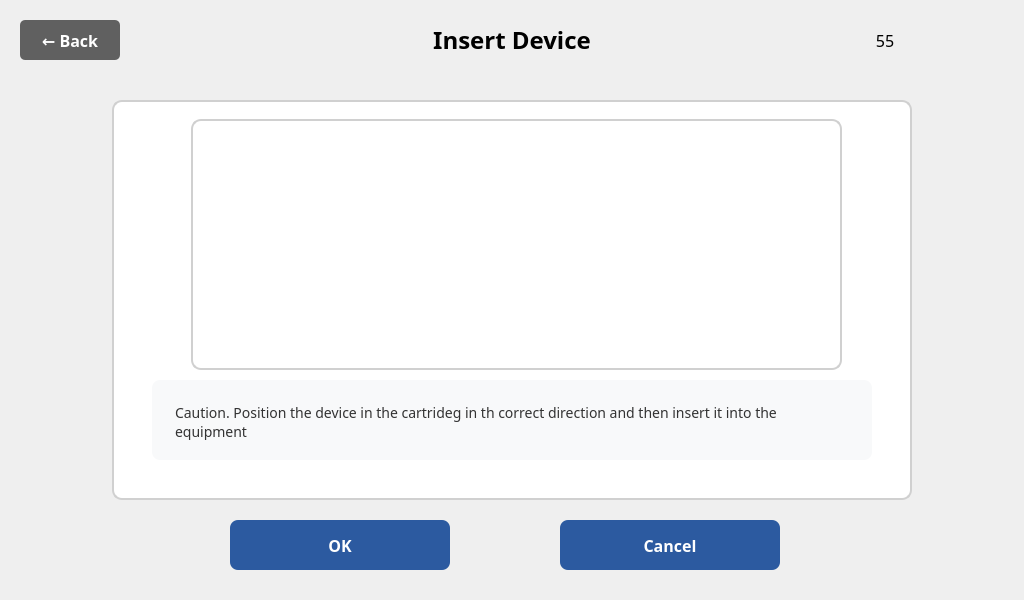
<?xml version="1.0" encoding="UTF-8"?>
<ui version="4.0">
 <class>CalibrationInsertDeviceView</class>
 <widget class="QMainWindow" name="CalibrationInsertDeviceView">
  <property name="geometry">
   <rect>
    <x>0</x>
    <y>0</y>
    <width>1024</width>
    <height>600</height>
   </rect>
  </property>
  <property name="windowTitle">
   <string>Calibration - Insert Device</string>
  </property>
  <property name="unifiedTitleAndToolBarOnMac">
   <bool>false</bool>
  </property>
  <widget class="QWidget" name="centralwidget">
   <widget class="QPushButton" name="pushButton_Back">
    <property name="geometry">
     <rect>
      <x>20</x>
      <y>20</y>
      <width>100</width>
      <height>40</height>
     </rect>
    </property>
    <property name="font">
     <font>
      <family>Pretendard</family>
      <pointsize>-1</pointsize>
      <weight>75</weight>
      <bold>true</bold>
     </font>
    </property>
    <property name="styleSheet">
     <string notr="true">QPushButton {
    background-color: #606060;
    color: white;
    border: none;
    border-radius: 5px;
    font-size: 16px;
    font-weight: bold;
}
QPushButton:hover {
    background-color: #707070;
}
QPushButton:pressed {
    background-color: #505050;
}</string>
    </property>
    <property name="text">
     <string>← Back</string>
    </property>
   </widget>
   <widget class="QLabel" name="label_BatteryGuage">
    <property name="geometry">
     <rect>
      <x>850</x>
      <y>20</y>
      <width>80</width>
      <height>40</height>
     </rect>
    </property>
    <property name="text">
     <string/>
    </property>
    <property name="pixmap">
     <pixmap>../image/Icon/Battery_Icon-050.png</pixmap>
    </property>
    <property name="scaledContents">
     <bool>true</bool>
    </property>
   </widget>
   <widget class="QLabel" name="label_title">
    <property name="geometry">
     <rect>
      <x>412</x>
      <y>20</y>
      <width>200</width>
      <height>40</height>
     </rect>
    </property>
    <property name="font">
     <font>
      <family>Pretendard</family>
      <pointsize>18</pointsize>
      <weight>75</weight>
      <bold>true</bold>
     </font>
    </property>
    <property name="text">
     <string>Insert Device</string>
    </property>
    <property name="alignment">
     <set>Qt::AlignCenter</set>
    </property>
   </widget>
   <widget class="QLabel" name="label_DateNClock">
    <property name="geometry">
     <rect>
      <x>140</x>
      <y>20</y>
      <width>300</width>
      <height>40</height>
     </rect>
    </property>
    <property name="palette">
     <palette>
      <active>
       <colorrole role="WindowText">
        <brush brushstyle="SolidPattern">
         <color alpha="255">
          <red>79</red>
          <green>79</green>
          <blue>79</blue>
         </color>
        </brush>
       </colorrole>
      </active>
      <inactive>
       <colorrole role="WindowText">
        <brush brushstyle="SolidPattern">
         <color alpha="255">
          <red>79</red>
          <green>79</green>
          <blue>79</blue>
         </color>
        </brush>
       </colorrole>
      </inactive>
      <disabled>
       <colorrole role="WindowText">
        <brush brushstyle="SolidPattern">
         <color alpha="255">
          <red>120</red>
          <green>120</green>
          <blue>120</blue>
         </color>
        </brush>
       </colorrole>
      </disabled>
     </palette>
    </property>
    <property name="font">
     <font>
      <family>Pretendard</family>
      <pointsize>17</pointsize>
      <weight>50</weight>
      <bold>false</bold>
     </font>
    </property>
    <property name="text">
     <string/>
    </property>
    <property name="alignment">
     <set>Qt::AlignLeading|Qt::AlignLeft|Qt::AlignVCenter</set>
    </property>
   </widget>
   <widget class="QLabel" name="label_BatteryGuageTxt">
    <property name="geometry">
     <rect>
      <x>870</x>
      <y>20</y>
      <width>30</width>
      <height>40</height>
     </rect>
    </property>
    <property name="palette">
     <palette>
      <active>
       <colorrole role="WindowText">
        <brush brushstyle="SolidPattern">
         <color alpha="255">
          <red>0</red>
          <green>0</green>
          <blue>0</blue>
         </color>
        </brush>
       </colorrole>
      </active>
      <inactive>
       <colorrole role="WindowText">
        <brush brushstyle="SolidPattern">
         <color alpha="255">
          <red>0</red>
          <green>0</green>
          <blue>0</blue>
         </color>
        </brush>
       </colorrole>
      </inactive>
      <disabled>
       <colorrole role="WindowText">
        <brush brushstyle="SolidPattern">
         <color alpha="255">
          <red>120</red>
          <green>120</green>
          <blue>120</blue>
         </color>
        </brush>
       </colorrole>
      </disabled>
     </palette>
    </property>
    <property name="font">
     <font>
      <family>Pretendard</family>
      <pointsize>12</pointsize>
      <weight>50</weight>
      <bold>false</bold>
     </font>
    </property>
    <property name="text">
     <string>55</string>
    </property>
    <property name="alignment">
     <set>Qt::AlignCenter</set>
    </property>
   </widget>
   <widget class="QFrame" name="frame_insert_device">
    <property name="geometry">
     <rect>
      <x>112</x>
      <y>100</y>
      <width>800</width>
      <height>400</height>
     </rect>
    </property>
    <property name="styleSheet">
     <string notr="true">QFrame {
    background-color: white;
    border: 2px solid #d0d0d0;
    border-radius: 10px;
}</string>
    </property>
    <property name="frameShape">
     <enum>QFrame::StyledPanel</enum>
    </property>
    <property name="frameShadow">
     <enum>QFrame::Raised</enum>
    </property>
    <widget class="QLabel" name="label_insert_image">
     <property name="geometry">
      <rect>
       <x>79</x>
       <y>19</y>
       <width>651</width>
       <height>251</height>
      </rect>
     </property>
     <property name="text">
      <string/>
     </property>
     <property name="pixmap">
      <pixmap>../image/caution_img.png</pixmap>
     </property>
     <property name="scaledContents">
      <bool>true</bool>
     </property>
     <property name="alignment">
      <set>Qt::AlignCenter</set>
     </property>
    </widget>
    <widget class="QLabel" name="label_insert_instruction">
     <property name="geometry">
      <rect>
       <x>40</x>
       <y>280</y>
       <width>720</width>
       <height>80</height>
      </rect>
     </property>
     <property name="font">
      <font>
       <family>Pretendard</family>
       <pointsize>-1</pointsize>
       <weight>50</weight>
       <bold>false</bold>
      </font>
     </property>
     <property name="styleSheet">
      <string notr="true">QLabel {
    font-size: 14px;
    color: #333333;
    border: none;
    padding: 20px;
    background-color: #f8f9fa;
    border-radius: 8px;
    line-height: 1.5;
}</string>
     </property>
     <property name="text">
      <string>Caution. Position the device in the cartrideg in th correct direction and then insert it into the equipment</string>
     </property>
     <property name="alignment">
      <set>Qt::AlignLeading|Qt::AlignLeft|Qt::AlignTop</set>
     </property>
     <property name="wordWrap">
      <bool>true</bool>
     </property>
    </widget>
   </widget>
   <widget class="QPushButton" name="pushButton_cancel">
    <property name="geometry">
     <rect>
      <x>560</x>
      <y>520</y>
      <width>220</width>
      <height>50</height>
     </rect>
    </property>
    <property name="font">
     <font>
      <family>Pretendard</family>
      <pointsize>-1</pointsize>
      <weight>75</weight>
      <bold>true</bold>
     </font>
    </property>
    <property name="styleSheet">
     <string notr="true">QPushButton {
    background-color: #2c5aa0;
    color: white;
    border: none;
    border-radius: 8px;
    font-size: 16px;
    font-weight: bold;
    padding: 15px;
}
QPushButton:hover {
    background-color: #1e3f73;
}
QPushButton:pressed {
    background-color: #1a3866;
}</string>
    </property>
    <property name="text">
     <string>Cancel</string>
    </property>
   </widget>
   <widget class="QPushButton" name="pushButton_ok">
    <property name="geometry">
     <rect>
      <x>230</x>
      <y>520</y>
      <width>220</width>
      <height>50</height>
     </rect>
    </property>
    <property name="font">
     <font>
      <family>Pretendard</family>
      <pointsize>-1</pointsize>
      <weight>75</weight>
      <bold>true</bold>
     </font>
    </property>
    <property name="styleSheet">
     <string notr="true">QPushButton {
    background-color: #2c5aa0;
    color: white;
    border: none;
    border-radius: 8px;
    font-size: 16px;
    font-weight: bold;
    padding: 15px;
}
QPushButton:hover {
    background-color: #1e3f73;
}
QPushButton:pressed {
    background-color: #1a3866;
}</string>
    </property>
    <property name="text">
     <string>OK</string>
    </property>
   </widget>
  </widget>
 </widget>
 <resources/>
 <connections/>
</ui>
